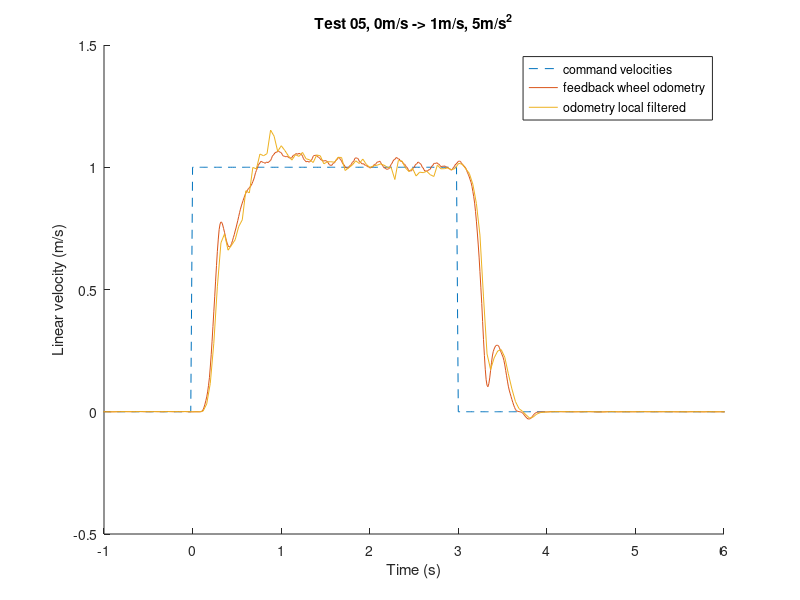

Recreate this plot in MATLAB.
clear all;
close all;
%%%%%%%%%%%%%%%%%%% Read command velocities %%%%%%%%%%%%%%%%%%%%%%%%%%%%%%%
cmd_vel = csvread('_slash_segway_slash_cmd_vel.csv',1,0);
% Data format is: rosbagTimestamp,linear,x,y,z,angular,x,y,z
cmd_time = cmd_vel(:,1)/10^9;
cmd_lin = cmd_vel(:,3);
start_col = find(cmd_lin,1);% Find the first non-zero point
start_time = cmd_time(start_col);
cmd_time = cmd_time - start_time;
figure
hold on
plot(cmd_time,cmd_lin,'--');
%%%%%%%%%%%%%%%%%%% Read feedback_wheel_odometry %%%%%%%%%%%%%%%%%%%%%%%%%%%%%%%
% fid = fopen('wheel_odometry.csv','r');
% dlmread() and csvread() are designed to only expect numeric values, 
% So we need to delete all the non-numerics values.(Finish this step in sublime or other editers)

% Original data format is:
% rosbagTimestamp,header,seq,stamp,secs,nsecs,frame_id,child_frame_id,pose,
% pose,position,x,y,z,orientation,x,y,z,w,covariance,twist,twist,linear,x,y,z,
% angular,x,y,z,covariance

% After deleting non numeric values, data format is:
% rosbagTimestamp,seq,secs,nsecs,(position)x,(position)y,(position)z,(orientation)x,(orientation)y,(orientation)z,(orientation)w,
% covariance(36numbers),(linear)x,(linear)y,(linear)z,(angular)x,(angular)y,(angular)z,covariance(36numbers)

feedback_wheel_odometry = csvread('feedback_wheel_odometry.csv');
feedback_wheel_time = feedback_wheel_odometry(:,3) + feedback_wheel_odometry(:,4)/10^9;
feedback_wheel_time = feedback_wheel_time - start_time;
feedback_wheel_lin = feedback_wheel_odometry(:,48);
plot(feedback_wheel_time,feedback_wheel_lin);

%%%%%%%%%%%%%%%%%%% Read odometry_local_filtered %%%%%%%%%%%%%%%%%%%%%%%%%%%%%%%
odometry_local = csvread('odometry_local_filtered.csv');
odometry_local_time = odometry_local(:,3) + odometry_local(:,4)/10^9;
odometry_local_time = odometry_local_time - start_time;
odometry_local_lin = odometry_local(:,48);
plot(odometry_local_time,odometry_local_lin);
legend('command velocities','feedback wheel odometry','odometry local filtered','Location','best')
axis([-1 6 -0.5 1.5])
xlabel('Time (s)')
ylabel('Linear velocity (m/s)')
title('Test 05, 0m/s -> 1m/s, 5m/s^2')
